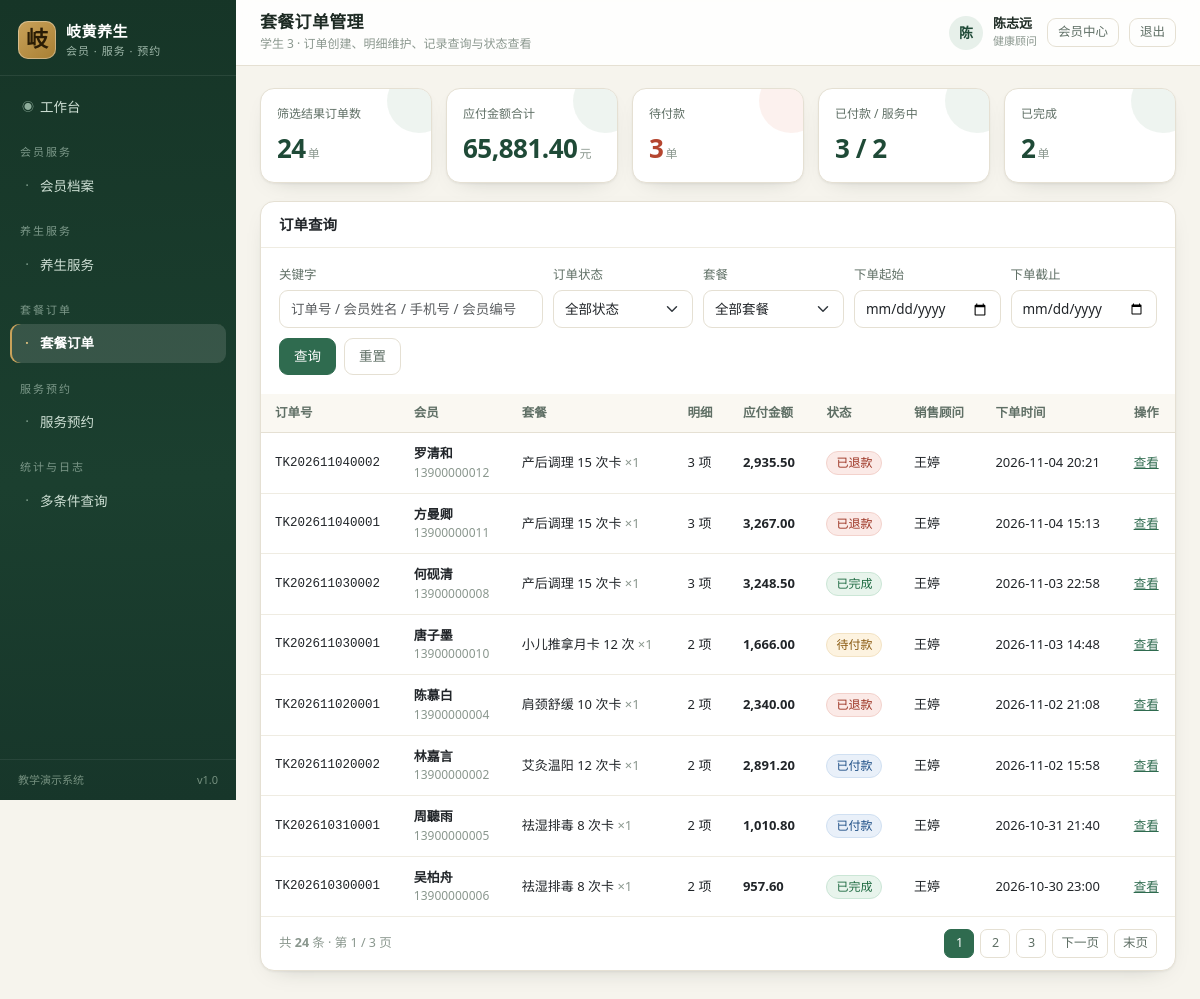
/orders/ (signed in), run on the app's committed database.
### core/models.py (models this page shows, shortened)
class Menu(models.Model):
    GROUP_CHOICES = [
        ("member", "会员服务"),
        ("service", "养生服务"),
        ("order", "套餐订单"),
        ("appointment", "服务预约"),
        ("report", "统计与日志"),
        ("system", "系统管理"),
    ]
    code = models.CharField("菜单编码", max_length=50, unique=True)
    name = models.CharField("菜单名称", max_length=50)
    url_name = models.CharField("路由名称", max_length=80)
    perm_codename = models.CharField("所需权限", max_length=100, blank=True,
                                     help_text="如 services.view_healthservice，留空表示登录即可访问")
    icon = models.CharField("图标", max_length=40, default="bi-circle")
    role_scope = models.CharField(
        "适用角色", max_length=120, blank=True,
        help_text="逗号分隔的角色编码（如 member,therapist），留空表示全部角色",
    )
    group = models.CharField("分组", max_length=20, choices=GROUP_CHOICES, default="service")
    sort_order = models.IntegerField("排序", default=0)
    is_active = models.BooleanField("启用", default=True)
    class Meta:
        verbose_name = "系统菜单"
        verbose_name_plural = "系统菜单"
        ordering = ["group", "sort_order", "id"]

### accounts/models.py (models this page shows, shortened)
class User(AbstractUser):
    ROLE_CHOICES = [
        ("admin", "系统管理员"),
        ("service_manager", "服务主管"),
        ("order_clerk", "订单专员"),
        ("therapist", "健康顾问"),
        ("reporter", "报表专员"),
        ("member", "会员"),
    ]
    ROLE_GROUP_MAP = {
        "admin": "系统管理员",
        "service_manager": "服务主管",
        "order_clerk": "订单专员",
        "therapist": "健康顾问",
        "reporter": "报表专员",
        "member": "会员",
    }
    role = models.CharField("角色", max_length=30, choices=ROLE_CHOICES, default="member")
    display_name = models.CharField("姓名", max_length=30, blank=True)
    phone = models.CharField("联系电话", max_length=20, blank=True)
    last_login_ip = models.CharField("最近登录IP", max_length=45, blank=True)
    class Meta:
        verbose_name = "系统用户"
        verbose_name_plural = "系统用户"
        ordering = ["-date_joined"]
    @property
    def is_member(self):
        return self.role == "member"

class Member(models.Model):
    LEVEL_CHOICES = [
        ("bronze", "普通会员"),
        ("silver", "银卡会员"),
        ("gold", "金卡会员"),
        ("diamond", "钻石会员"),
    ]
    LEVEL_DISCOUNT = {"bronze": 1.00, "silver": 0.95, "gold": 0.90, "diamond": 0.85}
    GENDER_CHOICES = [("M", "男"), ("F", "女"), ("U", "未知")]
    member_no = models.CharField("会员编号", max_length=20, unique=True, db_index=True)
    user = models.OneToOneField(
        "accounts.User", verbose_name="登录账号", on_delete=models.SET_NULL,
        null=True, blank=True, related_name="member_profile",
    )
    name = models.CharField("会员姓名", max_length=30)
    gender = models.CharField("性别", max_length=1, choices=GENDER_CHOICES, default="U")
    birthday = models.DateField("出生日期", null=True, blank=True)
    phone = models.CharField("手机号", max_length=20, unique=True)
    level = models.CharField("会员等级", max_length=20, choices=LEVEL_CHOICES, default="bronze")
    points = models.IntegerField("积分", default=0)
    balance = models.DecimalField("账户余额", max_digits=10, decimal_places=2, default=0)
    constitution = models.CharField("中医体质", max_length=30, blank=True,
                                    help_text="如 平和质、气虚质、阳虚质、痰湿质等")
    health_notes = models.TextField("健康备注", blank=True)
    allergy = models.CharField("过敏史", max_length=120, blank=True)
    tags = models.CharField("标签", max_length=120, blank=True, help_text="逗号分隔，如 肩颈不适,睡眠差")
    join_date = models.DateField("入会日期", default=local_today)
    is_active = models.BooleanField("有效", default=True)
    remark = models.TextField("其他说明", blank=True)
    created_by = models.ForeignKey(
        "accounts.User", verbose_name="建档人", on_delete=models.SET_NULL,
        null=True, blank=True, related_name="created_members",
    )
    created_at = models.DateTimeField("创建时间", auto_now_add=True)
    updated_at = models.DateTimeField("更新时间", auto_now=True)
    class Meta:
        verbose_name = "会员档案"
        verbose_name_plural = "会员档案"
        ordering = ["-created_at"]
        indexes = [models.Index(fields=["level", "is_active"])]

### orders/models.py (models this page shows, shortened)
class Order(models.Model):
    STATUS_CHOICES = [
        ("pending", "待付款"),
        ("paid", "已付款"),
        ("servicing", "服务中"),
        ("completed", "已完成"),
        ("cancelled", "已取消"),
        ("refunded", "已退款"),
    ]
    STATUS_FLOW = {
        "pending": ["paid", "cancelled"],
        "paid": ["servicing", "refunded"],
        "servicing": ["completed", "refunded"],
        "completed": [],
        "cancelled": [],
        "refunded": [],
    }
    order_no = models.CharField("订单号", max_length=24, unique=True, db_index=True)
    member = models.ForeignKey("accounts.Member", verbose_name="会员", on_delete=models.PROTECT,
                               related_name="orders")
    package = models.ForeignKey(Package, verbose_name="套餐", on_delete=models.PROTECT, related_name="orders")
    quantity = models.IntegerField("购买数量", default=1)
    unit_price = models.DecimalField("单价(元)", max_digits=10, decimal_places=2, default=0)
    total_amount = models.DecimalField("明细合计(元)", max_digits=12, decimal_places=2, default=0)
    discount_amount = models.DecimalField("优惠金额(元)", max_digits=10, decimal_places=2, default=0)
    pay_amount = models.DecimalField("应付金额(元)", max_digits=12, decimal_places=2, default=0)
    status = models.CharField("订单状态", max_length=20, choices=STATUS_CHOICES, default="pending")
    salesperson = models.ForeignKey("accounts.User", verbose_name="销售顾问", on_delete=models.SET_NULL,
                                    null=True, blank=True, related_name="orders")
    remark = models.TextField("订单备注", blank=True)
    cancel_reason = models.CharField("取消/退款原因", max_length=200, blank=True)
    created_at = models.DateTimeField("下单时间", auto_now_add=True)
    updated_at = models.DateTimeField("更新时间", auto_now=True)
    paid_at = models.DateTimeField("付款时间", null=True, blank=True)
    completed_at = models.DateTimeField("完成时间", null=True, blank=True)
    class Meta:
        verbose_name = "套餐订单"
        verbose_name_plural = "套餐订单"
        ordering = ["-created_at"]
        permissions = [
            ("export_order", "导出套餐订单数据"),
            ("change_order_status", "变更订单状态"),
        ]
        indexes = [models.Index(fields=["status", "created_at"])]

class Package(models.Model):
    STATUS_CHOICES = [("on", "在售"), ("off", "停售")]
    code = models.CharField("套餐编码", max_length=20, unique=True)
    name = models.CharField("套餐名称", max_length=60)
    description = models.TextField("套餐说明", blank=True)
    price = models.DecimalField("套餐原价(元)", max_digits=10, decimal_places=2, default=0)
    member_price = models.DecimalField("会员价(元)", max_digits=10, decimal_places=2, default=0)
    valid_days = models.IntegerField("有效期(天)", default=365)
    status = models.CharField("状态", max_length=10, choices=STATUS_CHOICES, default="on")
    is_recommended = models.BooleanField("推荐套餐", default=False)
    created_at = models.DateTimeField("创建时间", auto_now_add=True)
    class Meta:
        verbose_name = "养生套餐"
        verbose_name_plural = "养生套餐"
        ordering = ["-is_recommended", "id"]

### orders/views.py (the view)
# urls.py: path("", views.OrderListView.as_view(), name="list"),
class OrderListView(PermRequiredMixin, ListView):
    model = Order
    template_name = "orders/order_list.html"
    permission_required = "orders.view_order"
    context_object_name = "orders"
    def get_queryset(self):
        qs = Order.objects.select_related("member", "package", "salesperson").annotate(
            item_count=Count("items", distinct=True)
        )
        keyword = self.request.GET.get("keyword", "").strip()
        status = self.request.GET.get("status", "").strip()
        package_id = self.request.GET.get("package", "").strip()
        date_from = parse_date(self.request.GET.get("date_from"))
        date_to = parse_date(self.request.GET.get("date_to"))
        if keyword:
            qs = qs.filter(
                Q(order_no__icontains=keyword) | Q(member__name__icontains=keyword)
                | Q(member__phone__icontains=keyword) | Q(member__member_no__icontains=keyword)
            )
        if status:
            qs = qs.filter(status=status)
        if package_id.isdigit():
            qs = qs.filter(package_id=package_id)
        if date_from:
            qs = qs.filter(created_at__date__gte=date_from)
        if date_to:
            qs = qs.filter(created_at__date__lte=date_to)
        return qs.order_by("-created_at")
    def get_context_data(self, **kwargs):
        ctx = super().get_context_data(**kwargs)
        qs = self.get_queryset()
        ctx["page_obj"] = paginate(self.request, qs, 8)
        ctx["orders"] = ctx["page_obj"]
        ctx["packages"] = Package.objects.all()
        ctx["status_choices"] = Order.STATUS_CHOICES
        ctx["keyword"] = self.request.GET.get("keyword", "")
        ctx["status"] = self.request.GET.get("status", "")
        ctx["package_id"] = self.request.GET.get("package", "")
        ctx["date_from"] = self.request.GET.get("date_from", "")
        ctx["date_to"] = self.request.GET.get("date_to", "")
        ctx["total"] = qs.count()
        ctx["sum_amount"] = qs.aggregate(s=Sum("pay_amount"))["s"] or 0
        ctx["status_counts"] = {row["status"]: row["c"] for row in
                                qs.values("status").annotate(c=Count("id"))}
        return ctx

### templates/orders/order_list.html (shortened to what this page needs)
{% extends "base.html" %}
{% load ui_tags %}
{% block page_title %}套餐订单管理{% endblock %}
{% block breadcrumb %}<div class="crumb">学生 3 · 订单创建、明细维护、记录查询与状态查看</div>{% endblock %}
{% block content %}
<div class="kpi-grid">
  <div class="kpi">
    <div class="label">筛选结果订单数</div>
    <div class="value">{{ total }}<span class="unit">单</span></div>
  </div>
  <div class="kpi">
    <div class="label">应付金额合计</div>
    <div class="value">{{ sum_amount|money }}<span class="unit">元</span></div>
  </div>
  <div class="kpi accent">
    <div class="label">待付款</div>
    <div class="value">{{ status_counts.pending|default:"0" }}<span class="unit">单</span></div>
  </div>
  <div class="kpi">
    <div class="label">已付款 / 服务中</div>
    <div class="value">{{ status_counts.paid|default:"0" }} / {{ status_counts.servicing|default:"0" }}</div>
  </div>
  <div class="kpi">
    <div class="label">已完成</div>
    <div class="value">{{ status_counts.completed|default:"0" }}<span class="unit">单</span></div>
  </div>
</div>
<div class="card">
  <div class="card-head">
    <h2>订单查询</h2>
  </div>
  <div class="card-body">
    <form method="get" class="filter-bar">
      <div class="field grow">
        <label>关键字</label>
        <input class="form-control" name="keyword" value="{{ keyword }}"
               placeholder="订单号 / 会员姓名 / 手机号 / 会员编号">
      </div>
      <div class="field">
        <label>订单状态</label>
        <select class="form-select" name="status">
          <option value="">全部状态</option>
        </select>
      </div>
      <div class="field">
        <label>套餐</label>
        <select class="form-select" name="package">
          <option value="">全部套餐</option>
        </select>
      </div>
      <div class="field">
        <label>下单起始</label>
        <input class="form-control" type="date" name="date_from" value="{{ date_from }}">
      </div>
      <div class="field">
        <label>下单截止</label>
        <input class="form-control" type="date" name="date_to" value="{{ date_to }}">
      </div>
      <div class="actions">
        <button class="btn btn-primary" type="submit">查询</button>
        <a class="btn btn-outline-secondary" href="{% url 'orders:list' %}">重置</a>
      </div>
    </form>
  </div>
  <div class="table-wrap">
    <table class="data">
      <thead>
        <tr>
          <th>订单号</th><th>会员</th><th>套餐</th><th>明细</th>
          <th>应付金额</th><th>状态</th><th>销售顾问</th><th>下单时间</th><th>操作</th>
        </tr>
      </thead>
      <tbody>
        {% for o in orders %}
        <tr data-href="{% url 'orders:detail' o.pk %}">
          <td class="mono">{{ o.order_no }}</td>
          <td>
            <div class="strong">{{ o.member.name }}</div>
            <div class="muted" style="font-size:12px">{{ o.member.phone }}</div>
          </td>
          <td>{{ o.package.name }} <span class="muted">×{{ o.quantity }}</span></td>
          <td class="num">{{ o.item_count }} 项</td>
          <td class="num strong">{{ o.pay_amount|money }}</td>
          <td><span class="badge-soft {{ o.status|badge }}">{{ o.get_status_display }}</span></td>
          <td>{{ o.salesperson.display_name|default:"—" }}</td>
          <td class="nowrap">{{ o.created_at|date:"Y-m-d H:i" }}</td>
          <td class="nowrap">
            <a class="btn-link" href="{% url 'orders:detail' o.pk %}">查看</a>
          </td>
        </tr>
        {% empty %}
        <tr><td colspan="9"><div class="empty"><span class="big">◇</span>没有符合条件的订单</div></td></tr>
        {% endfor %}
      </tbody>
    </table>
  </div>
  {% pager page_obj %}
</div>
{% endblock %}

### templates/base.html (shortened to what this page needs)
{% load static ui_tags %}<!DOCTYPE html>
<html lang="zh-CN">
<head>
  <link rel="stylesheet" href="{% static 'vendor/bootstrap.min.css' %}">
  <link rel="stylesheet" href="{% static 'css/app.css' %}">
</head>
<body>
<div class="layout">
  <aside class="sidebar" id="sidebar">
    <a class="brand" href="{% url 'dashboard' %}">
      <span class="brand-mark">岐</span>
      <span class="brand-text">
        <strong>岐黄养生</strong>
        <small>会员 · 服务 · 预约</small>
      </span>
    </a>
    <nav class="nav-list">
      {% if not user.is_member %}
      <a class="nav-item {% active_nav 'dashboard' %}" href="{% url 'dashboard' %}">
        <span class="nav-icon">◉</span> 工作台
      </a>
      {% endif %}
      {% for group in nav_groups %}
        <div class="nav-group">{{ group.label }}</div>
        {% for menu in group.items %}
          <a class="nav-item {% active_nav menu.url_name %}" href="{% url menu.url_name %}">
            <span class="nav-icon">·</span> {{ menu.name }}
          </a>
        {% endfor %}
      {% endfor %}
    </nav>
    <div class="sidebar-foot">
      <span>教学演示系统</span>
      <span class="ver">v1.0</span>
    </div>
  </aside>
  <div class="main">
    <header class="topbar">
      <div class="page-heading">
        <h1>{% block page_title %}工作台{% endblock %}</h1>
        {% block breadcrumb %}{% endblock %}
      </div>
      <div class="user-box">
        <span class="avatar">{{ user.display_name|default:user.username|slice:":1" }}</span>
        <span class="user-meta">
          <strong>{{ user.display_name|default:user.username }}</strong>
          <small>{{ user.get_role_display }}</small>
        </span>
        <a class="btn btn-sm btn-outline-secondary" href="{% url 'accounts:profile' %}">会员中心</a>
        <form method="post" action="{% url 'accounts:logout' %}" class="d-inline">
          <button class="btn btn-sm btn-outline-secondary" type="submit">退出</button>
        </form>
      </div>
    </header>
    <main class="content">
      {% block content %}{% endblock %}
    </main>
  </div>
</div>
</body>
</html>

### data on the page
Menu: name "会员档案"
Menu: name "养生服务"
Menu: name "套餐订单"
Menu: name "服务预约"
Menu: name "多条件查询"
User: display_name "陈", display_name "陈志远", role "健康顾问"
Order: order_no "TK202611040002", member.name "罗清和", member.phone "13900000012", package.name "产后调理 15 次卡", quantity "1", item_count "3", pay_amount "2,935.50", status "已退款", salesperson.display_name "王婷", created_at "2026-11-04 20:21"
Order: order_no "TK202611040001", member.name "方曼卿", member.phone "13900000011", package.name "产后调理 15 次卡", quantity "1", item_count "3", pay_amount "3,267.00", status "已退款", salesperson.display_name "王婷", created_at "2026-11-04 15:13"
Order: order_no "TK202611030002", member.name "何砚清", member.phone "13900000008", package.name "产后调理 15 次卡", quantity "1", item_count "3", pay_amount "3,248.50", status "已完成", salesperson.display_name "王婷", created_at "2026-11-03 22:58"
Order: order_no "TK202611030001", member.name "唐子墨", member.phone "13900000010", package.name "小儿推拿月卡 12 次", quantity "1", item_count "2", pay_amount "1,666.00", status "待付款", salesperson.display_name "王婷", created_at "2026-11-03 14:48"
Order: order_no "TK202611020001", member.name "陈慕白", member.phone "13900000004", package.name "肩颈舒缓 10 次卡", quantity "1", item_count "2", pay_amount "2,340.00", status "已退款", salesperson.display_name "王婷", created_at "2026-11-02 21:08"
Order: order_no "TK202611020002", member.name "林嘉言", member.phone "13900000002", package.name "艾灸温阳 12 次卡", quantity "1", item_count "2", pay_amount "2,891.20", status "已付款", salesperson.display_name "王婷", created_at "2026-11-02 15:58"
Order: order_no "TK202610310001", member.name "周聽雨", member.phone "13900000005", package.name "祛湿排毒 8 次卡", quantity "1", item_count "2", pay_amount "1,010.80", status "已付款", salesperson.display_name "王婷", created_at "2026-10-31 21:40"
Order: order_no "TK202610300001", member.name "吴柏舟", member.phone "13900000006", package.name "祛湿排毒 8 次卡", quantity "1", item_count "2", pay_amount "957.60", status "已完成", salesperson.display_name "王婷", created_at "2026-10-30 23:00"

### other printed values
{{ group.label }} "会员服务" "养生服务" "套餐订单" "服务预约" "统计与日志"
{{ total }} "24"
{{ sum_amount|money }} "65,881.40"
{{ status_counts.pending|default:"0" }} "3"
{{ status_counts.paid|default:"0" }} "3"
{{ status_counts.servicing|default:"0" }} "2"
{{ status_counts.completed|default:"0" }} "2"
{{ page_obj.paginator.count }} "24"
{{ page_obj.number }} "1"
{{ page_obj.paginator.num_pages }} "3"
{{ num }} "1"
{{ num }} "2" "3"
